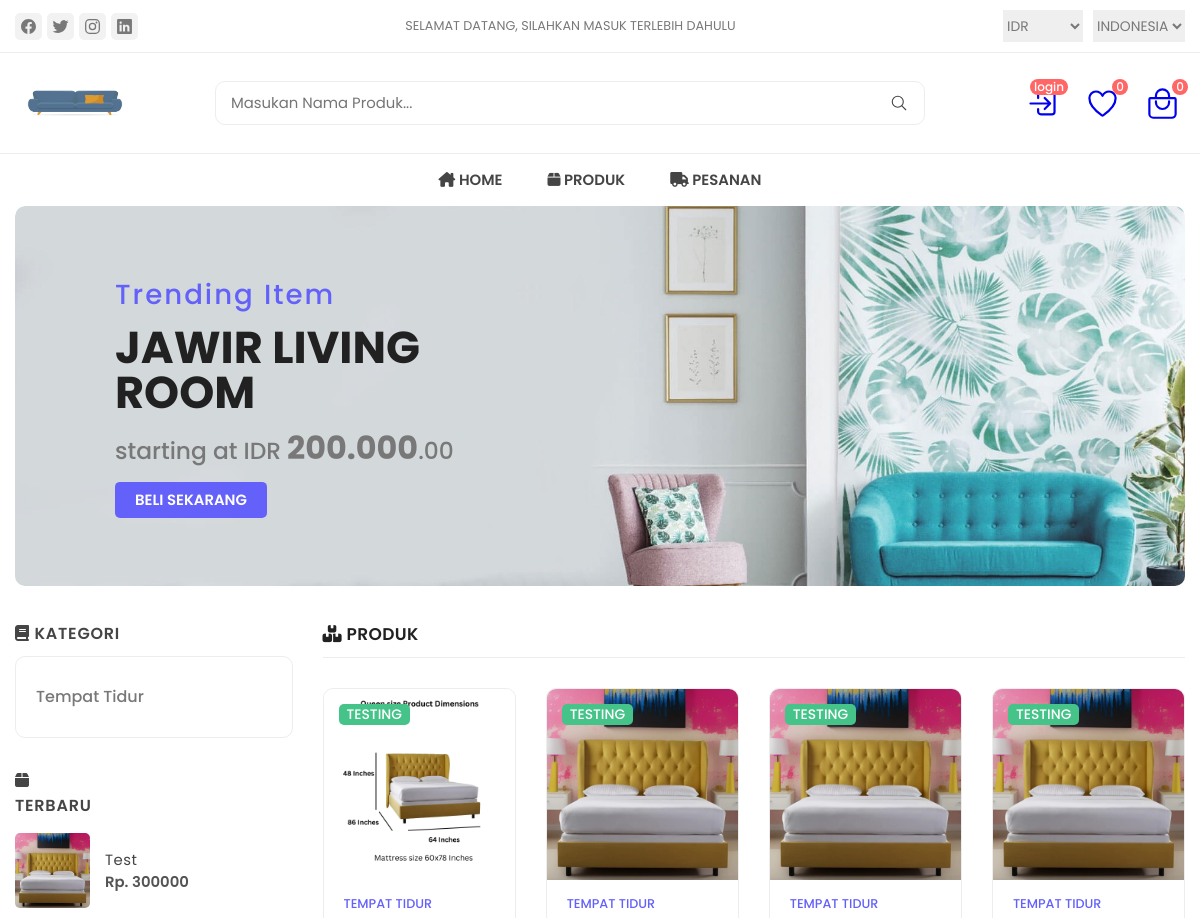
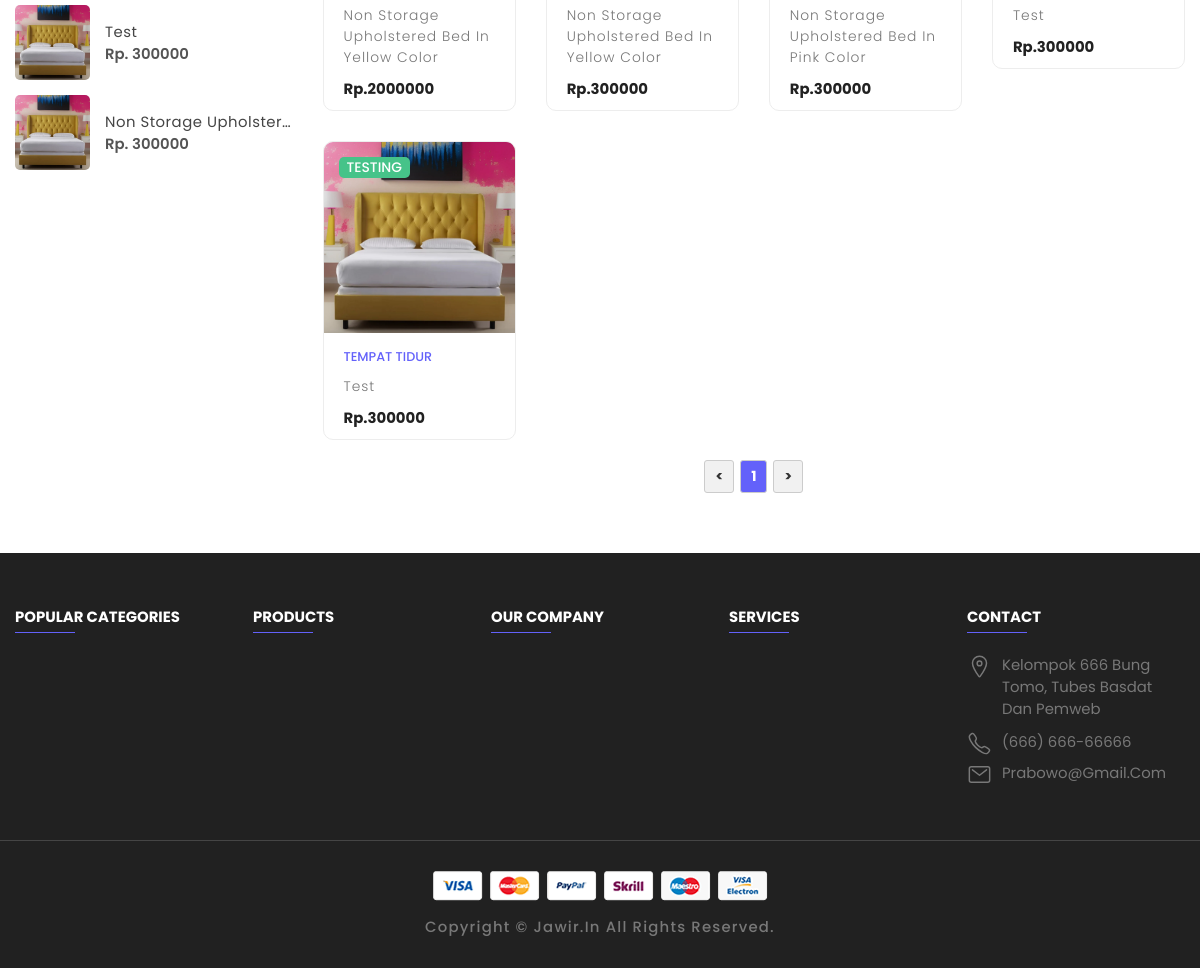
The app's page /home.php with its own data (2 pictures, top to bottom).
### tables this page shows
CREATE TABLE `products` (
  `id` int(100) NOT NULL,
  `name` varchar(100) NOT NULL,
  `kategori` varchar(50) NOT NULL,
  `details` varchar(500) NOT NULL,
  `price` int(10) NOT NULL,
  `image_01` varchar(100) NOT NULL,
  `image_02` varchar(100) NOT NULL,
  `image_03` varchar(100) NOT NULL
);

### home.php (the view, shortened to what this page needs)
<?php
include 'components/connect.php';
?>
<!DOCTYPE html>
<html lang="en">
<head>
   <link rel="stylesheet" href="./assets/css/style_sakkarepmu.css">
</head>
<body>
   <?php include 'components/user_header.php'; ?>
   <main>
      <div class="banner">
         <div class="container">
            <div class="slider-container has-scrollbar">
               <div class="slider-item">
                  <img src="./assets/images/Quirky-house-Banner.jpg" alt="women's latest fashion sale"
                     class="banner-img">
                  <div class="banner-content">
                     <p class="banner-subtitle">Trending item</p>
                     <h2 class="banner-title">Jawir Living Room</h2>
                     <p class="banner-text">
                        starting at IDR <b>200.000</b>.00
                     </p>
                     <a href="./transaksi/detail.php" class="banner-btn">Beli Sekarang</a>
                  </div>
               </div>
            </div>
         </div>
      </div>
      <div class="product-container">
         <div class="container">
            <div class="sidebar  has-scrollbar" data-productsle-menu>
               <div class="sidebar-top">
                  <h2 class="sidebar-title"><i class="fa-solid fa-book"></i> KATEGORI</h2>
               </div>
               <div class="sidebar-category">
                  <?php
                  $select_products = $conn->prepare("SELECT DISTINCT kategori FROM products LIMIT 5");
                  $select_products->execute();
                  if ($select_products->rowCount() > 0) {
                     while ($fetch_products = $select_products->fetch(PDO::FETCH_ASSOC)) {
                        ?>
                        <ul class="sidebar-menu-category-list">
                           <li class="sidebar-menu-category">
                              <button class="sidebar-accordion-menu" data-accordion-btn>
                                 <form action="" method="post" class="swiper-slide slide">
                                    <div class="menu-title-flex">
                                       <a class="menu-title"
                                          href="category.php?category=<?= $fetch_products['kategori']; ?>"><?= $fetch_products['kategori']; ?></a>
                                    </div>
                                 </form>
                                 <?php
                     }
                  } else {
                     echo '<p class="empty">no products added yet!</p>';
                  }
                  ?>
                        </button>
                     </li>
                  </ul>
               </div>
               <div class="product-showcase">
                  <h3 class="showcase-heading"><i class="fa-solid fa-box"></i>
                     <P>Terbaru</P>
                  </h3>
                  <div class="showcase-wrapper">
                     <div class="showcase-container">
                        <?php
                        $select_products = $conn->prepare("SELECT * FROM `products`  ORDER BY id DESC LIMIT 3");
                        $select_products->execute();
                        if ($select_products->rowCount() > 0) {
                           while ($fetch_product = $select_products->fetch(PDO::FETCH_ASSOC)) {
                              ?>
                              <div class="showcase">
                                 <a href="#" class="showcase-img-box">
                                    <img src="uploaded_img/<?= $fetch_product['image_01']; ?>" alt="baby fabric shoes"
                                       width="75" height="75" class="showcase-img">
                                 </a>
                                 <div class="showcase-content">
                                    <a href="quick_view.php?pid=<?= $fetch_product['id']; ?>">
                                       <h4 class="showcase-title"><?= $fetch_product['name']; ?></h4>
                                    </a>
                                    <div class="price-box">
                                       <p class="price"></span>Rp. <?= $fetch_product['price']; ?></p>
                                    </div>
                                 </div>
                              </div>
                              <?php
                           }
                        } else {
                           echo '<p class="empty">no products added yet!</p>';
                        }
                        ?>
                     </div>
                  </div>
               </div>
            </div>
            <div class="product-box">
               <div class="product-main">
                  <?php
                  $products_per_page = 12;
                  if (isset($_GET['page']) && is_numeric($_GET['page'])) {
                     $current_page = $_GET['page'];
                  } else {
                     $current_page = 1;
                  }
                  $start_from = ($current_page - 1) * $products_per_page;
                  $total_products_query = $conn->prepare("SELECT COUNT(*) FROM `products`");
                  $total_products_query->execute();
                  $total_products = $total_products_query->fetchColumn();
                  $total_pages = ceil($total_products / $products_per_page);
                  $select_products = $conn->prepare("SELECT * FROM `products` LIMIT :start_from, :products_per_page");
                  $select_products->bindParam(':start_from', $start_from, PDO::PARAM_INT);
                  $select_products->bindParam(':products_per_page', $products_per_page, PDO::PARAM_INT);
                  $select_products->execute();
                  ?>
                  <h2 class="title"><i class="fa-solid fa-boxes-stacked"></i> PRODUK</h2>
                  <div class="product-grid">
                     <?php
                     if ($select_products->rowCount() > 0) {
                        while ($fetch_product = $select_products->fetch(PDO::FETCH_ASSOC)) {
                           ?>
                           <form action="" method="post" class="swiper-slide slide">
                              <div class="showcase">
                                 <div class="showcase-banner">
                                    <img src="uploaded_img/<?= $fetch_product['image_01']; ?>" alt="Gambare lur" width="300"
                                       class="product-img default">
                                    <p class="showcase-badge">TESTING</p>
                                 </div>
                                 <div class="showcase-content">
                                    <a class="showcase-category"
                                       href="quick_view.php?pid=<?= $fetch_product['id']; ?>"><?= $fetch_product['kategori']; ?></a>
                                    <a href="quick_view.php?pid=<?= $fetch_product['id']; ?>">
                                       <h3 class="showcase-title"><?= $fetch_product['name']; ?></h3>
                                    </a>
                                    <div class="price-box">
                                       <p class="price" id="dengan-rupiah"><span>Rp.</span><?= $fetch_product['price']; ?></p>
                                    </div>
                                 </div>
                              </div>
                           </form>
                           <?php
                        }
                     } else {
                        echo '<p class="empty">tidak ada produk untuk ditampilkan!</p>';
                     }
                     ?>
                  </div>
                  <div class="pagination">
                     <?php if ($current_page > 1) { ?>
                        <a href="?page=<?= $current_page - 1; ?>" class="arrow">&#60;</a>
                     <?php } else { ?>
                        <a class="arrow" disabled>&#60;</a>
                     <?php } ?>
                     <?php for ($page = 1; $page <= $total_pages; $page++) { ?>
                        <a href="?page=<?= $page; ?>"
                           class="page-link <?= ($page == $current_page) ? 'active' : ''; ?>"><?= $page; ?></a>
                     <?php } ?>
                     <?php if ($current_page < $total_pages) { ?>
                        <a href="?page=<?= $current_page + 1; ?>" class="arrow">&#62;</a>
                     <?php } else { ?>
                        <a class="arrow" disabled>&#62;</a>
                     <?php } ?>
                  </div>
               </div>
            </div>
         </div>
      </div>
   </main>
   <?php include 'components/footer.php'; ?>
</body>
</html>

### records on screen
products: image_01 (picture), name "Test", price "300000", kategori "TEMPAT TIDUR"
products: image_01 (picture), name "Test", price "300000", kategori "TEMPAT TIDUR"
products: image_01 (picture), name "Non Storage Upholster…", price "300000", kategori "TEMPAT TIDUR", name "Non Storage Upholstered Bed In Pink Color"
products: image_01 (picture), kategori "TEMPAT TIDUR", name "Non Storage Upholstered Bed In Yellow Color", price "2000000"
products: image_01 (picture), kategori "TEMPAT TIDUR", name "Non Storage Upholstered Bed In Yellow Color", price "300000"

### other values on screen
$total_wishlist_counts "0"
$total_cart_counts "0"
$fetch_products['kategori'] "Tempat Tidur"
